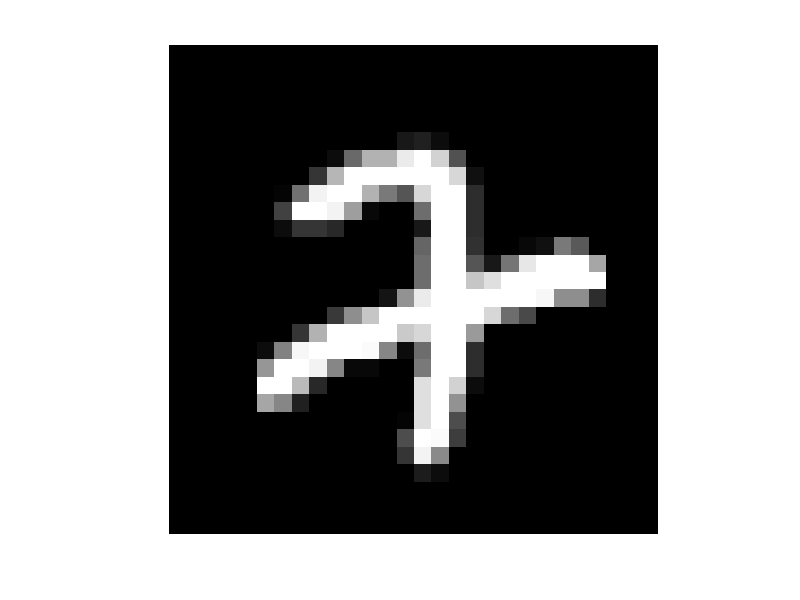

Write the MATLAB code that produced this figure.
M = dlmread("3-3_images.csv");
x = M(1, :);
imshow(reshape(x,28,28), [0 1]);
pause(3)
for i = 2:10
  x = M(i, :);
  imshow(reshape(x,28,28), [0 1]);
  pause(0.5)
end
